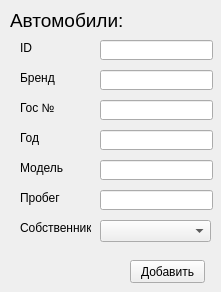
<?xml version="1.0" encoding="UTF-8"?>
<ui version="4.0">
 <class>Form</class>
 <widget class="QWidget" name="Form">
  <property name="geometry">
   <rect>
    <x>0</x>
    <y>0</y>
    <width>221</width>
    <height>292</height>
   </rect>
  </property>
  <property name="windowTitle">
   <string>Добавить авто</string>
  </property>
  <widget class="QLabel" name="label_15">
   <property name="geometry">
    <rect>
     <x>10</x>
     <y>10</y>
     <width>121</width>
     <height>21</height>
    </rect>
   </property>
   <property name="font">
    <font>
     <pointsize>14</pointsize>
    </font>
   </property>
   <property name="text">
    <string>Автомобили:</string>
   </property>
  </widget>
  <widget class="QLabel" name="label_25">
   <property name="geometry">
    <rect>
     <x>20</x>
     <y>100</y>
     <width>51</width>
     <height>16</height>
    </rect>
   </property>
   <property name="text">
    <string>Гос №</string>
   </property>
  </widget>
  <widget class="QLineEdit" name="cars_brand_line_edit">
   <property name="geometry">
    <rect>
     <x>100</x>
     <y>70</y>
     <width>113</width>
     <height>20</height>
    </rect>
   </property>
  </widget>
  <widget class="QLineEdit" name="cars_id_line_edit">
   <property name="geometry">
    <rect>
     <x>100</x>
     <y>40</y>
     <width>113</width>
     <height>20</height>
    </rect>
   </property>
  </widget>
  <widget class="QLineEdit" name="cars_place_line_edit">
   <property name="geometry">
    <rect>
     <x>100</x>
     <y>100</y>
     <width>113</width>
     <height>20</height>
    </rect>
   </property>
  </widget>
  <widget class="QLineEdit" name="cars_model_line_edit">
   <property name="geometry">
    <rect>
     <x>100</x>
     <y>160</y>
     <width>113</width>
     <height>20</height>
    </rect>
   </property>
  </widget>
  <widget class="QLabel" name="label_23">
   <property name="geometry">
    <rect>
     <x>20</x>
     <y>70</y>
     <width>51</width>
     <height>16</height>
    </rect>
   </property>
   <property name="text">
    <string>Бренд</string>
   </property>
  </widget>
  <widget class="QLineEdit" name="cars_km_line_edit">
   <property name="geometry">
    <rect>
     <x>100</x>
     <y>190</y>
     <width>113</width>
     <height>20</height>
    </rect>
   </property>
   <property name="text">
    <string/>
   </property>
  </widget>
  <widget class="QLabel" name="label_20">
   <property name="geometry">
    <rect>
     <x>20</x>
     <y>130</y>
     <width>51</width>
     <height>16</height>
    </rect>
   </property>
   <property name="text">
    <string>Год</string>
   </property>
  </widget>
  <widget class="QLineEdit" name="cars_year_line_edit">
   <property name="geometry">
    <rect>
     <x>100</x>
     <y>130</y>
     <width>113</width>
     <height>20</height>
    </rect>
   </property>
  </widget>
  <widget class="QLabel" name="label_22">
   <property name="geometry">
    <rect>
     <x>20</x>
     <y>190</y>
     <width>51</width>
     <height>16</height>
    </rect>
   </property>
   <property name="text">
    <string>Пробег</string>
   </property>
  </widget>
  <widget class="QLabel" name="label_21">
   <property name="geometry">
    <rect>
     <x>20</x>
     <y>160</y>
     <width>51</width>
     <height>16</height>
    </rect>
   </property>
   <property name="text">
    <string>Модель</string>
   </property>
  </widget>
  <widget class="QLabel" name="label_24">
   <property name="geometry">
    <rect>
     <x>20</x>
     <y>40</y>
     <width>51</width>
     <height>16</height>
    </rect>
   </property>
   <property name="text">
    <string>ID</string>
   </property>
  </widget>
  <widget class="QLabel" name="label_26">
   <property name="geometry">
    <rect>
     <x>20</x>
     <y>220</y>
     <width>71</width>
     <height>16</height>
    </rect>
   </property>
   <property name="text">
    <string>Собственник</string>
   </property>
  </widget>
  <widget class="QComboBox" name="car_owner_combo_box">
   <property name="geometry">
    <rect>
     <x>100</x>
     <y>220</y>
     <width>111</width>
     <height>22</height>
    </rect>
   </property>
  </widget>
  <widget class="QPushButton" name="add_button_2">
   <property name="geometry">
    <rect>
     <x>130</x>
     <y>260</y>
     <width>75</width>
     <height>23</height>
    </rect>
   </property>
   <property name="text">
    <string>Добавить</string>
   </property>
  </widget>
 </widget>
 <resources/>
 <connections/>
</ui>
